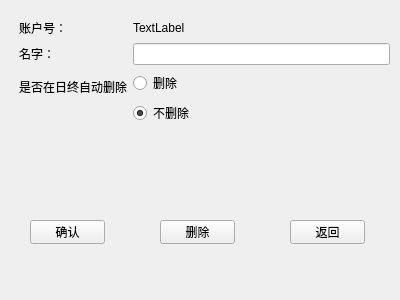
<?xml version="1.0" encoding="UTF-8"?>
<ui version="4.0">
 <class>Form</class>
 <widget class="QWidget" name="Form">
  <property name="geometry">
   <rect>
    <x>0</x>
    <y>0</y>
    <width>400</width>
    <height>300</height>
   </rect>
  </property>
  <property name="windowTitle">
   <string>Form</string>
  </property>
  <widget class="QWidget" name="formLayoutWidget">
   <property name="geometry">
    <rect>
     <x>19</x>
     <y>19</y>
     <width>371</width>
     <height>121</height>
    </rect>
   </property>
   <layout class="QFormLayout" name="formLayout">
    <item row="0" column="0">
     <widget class="QLabel" name="label">
      <property name="text">
       <string>账户号：</string>
      </property>
     </widget>
    </item>
    <item row="1" column="0">
     <widget class="QLabel" name="label_2">
      <property name="text">
       <string>名字：</string>
      </property>
     </widget>
    </item>
    <item row="0" column="1">
     <widget class="QLabel" name="label_3">
      <property name="text">
       <string>TextLabel</string>
      </property>
     </widget>
    </item>
    <item row="1" column="1">
     <widget class="QLineEdit" name="lineEdit"/>
    </item>
    <item row="2" column="0">
     <widget class="QLabel" name="label_4">
      <property name="text">
       <string>是否在日终自动删除</string>
      </property>
     </widget>
    </item>
    <item row="2" column="1">
     <layout class="QVBoxLayout" name="verticalLayout">
      <item>
       <widget class="QRadioButton" name="radioButtonDelete">
        <property name="text">
         <string>删除</string>
        </property>
       </widget>
      </item>
      <item>
       <widget class="QRadioButton" name="radioButtonKeep">
        <property name="text">
         <string>不删除</string>
        </property>
        <property name="checked">
         <bool>true</bool>
        </property>
       </widget>
      </item>
     </layout>
    </item>
   </layout>
  </widget>
  <widget class="QPushButton" name="ButtonConfirm">
   <property name="geometry">
    <rect>
     <x>30</x>
     <y>220</y>
     <width>75</width>
     <height>24</height>
    </rect>
   </property>
   <property name="text">
    <string>确认</string>
   </property>
  </widget>
  <widget class="QPushButton" name="pushButtonDelete">
   <property name="geometry">
    <rect>
     <x>160</x>
     <y>220</y>
     <width>75</width>
     <height>24</height>
    </rect>
   </property>
   <property name="text">
    <string>删除</string>
   </property>
  </widget>
  <widget class="QPushButton" name="pushButtonReturn">
   <property name="geometry">
    <rect>
     <x>290</x>
     <y>220</y>
     <width>75</width>
     <height>24</height>
    </rect>
   </property>
   <property name="text">
    <string>返回</string>
   </property>
  </widget>
 </widget>
 <resources/>
 <connections/>
</ui>
